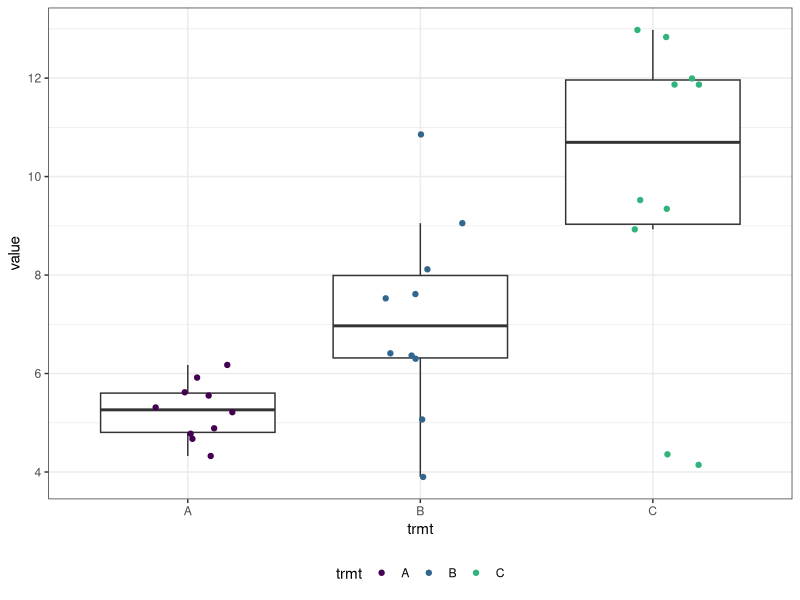
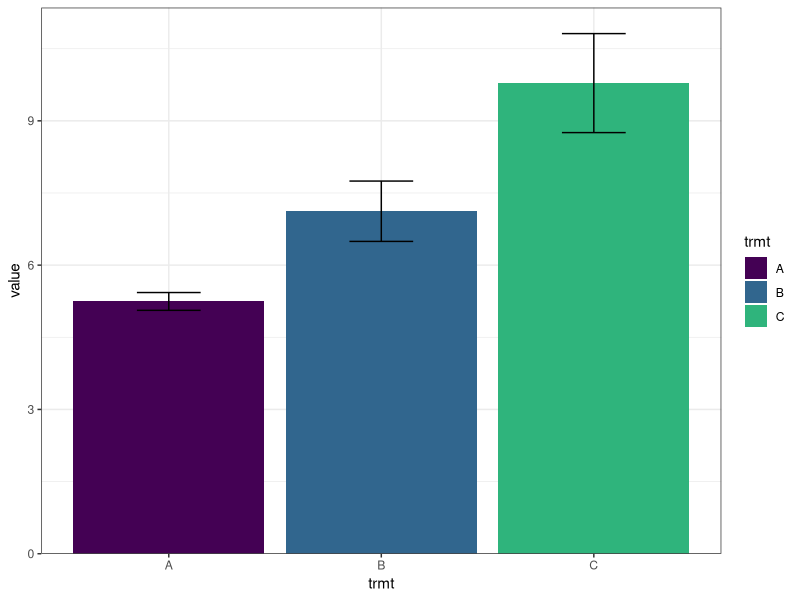
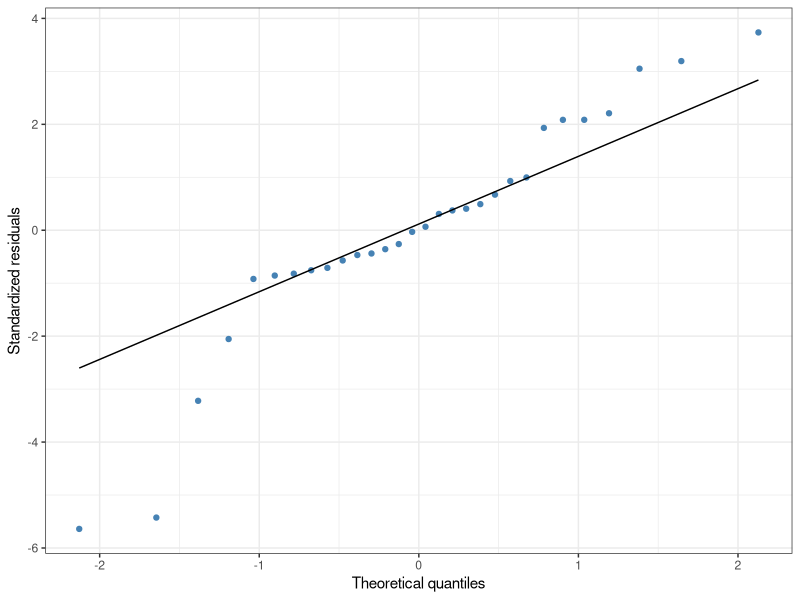
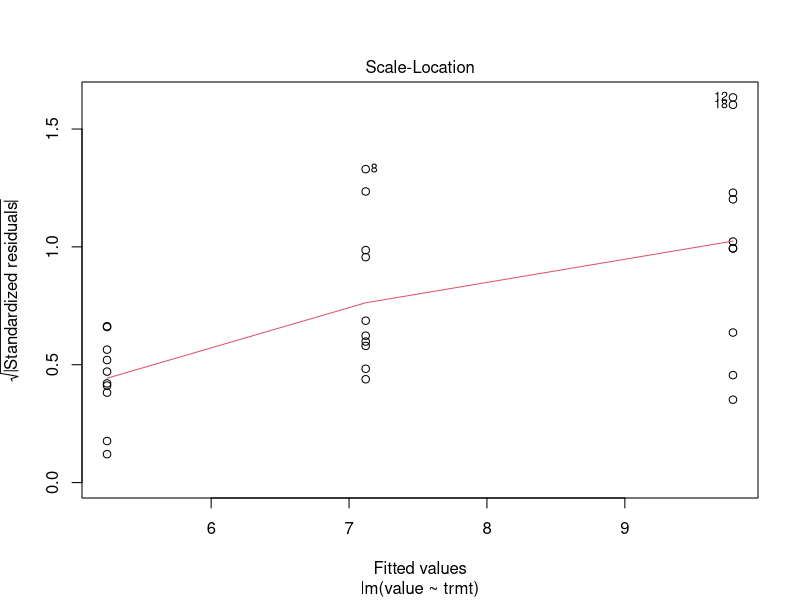
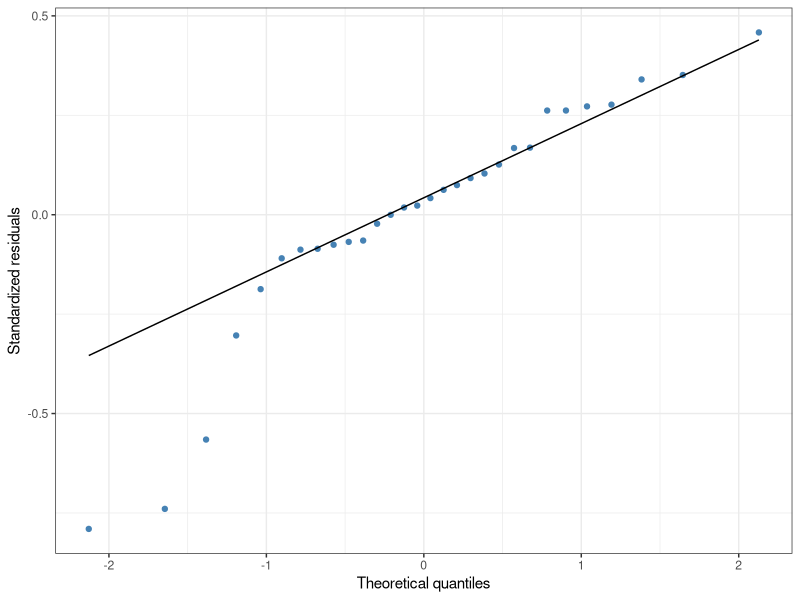
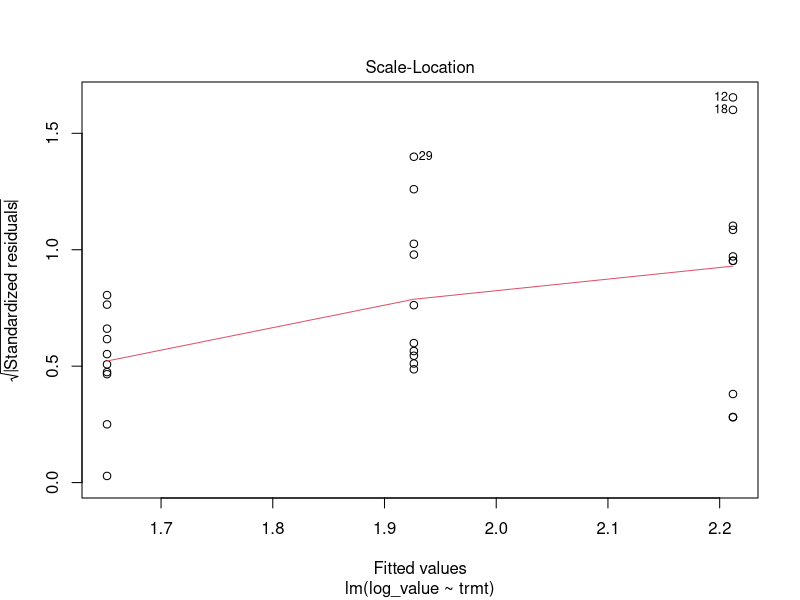

Write R code to recreate these figures, in order.
# R code to develop Shiny app for running ANOVAs or K-W tests
# Part 1 of 3: exploratory tables and plots, ANOVA assumptions, and transformations

#load packages
library(tidyverse)
library(broom)
library(rstatix)

#### Simulate data-=======================================================================================
### Create three vectors from random normal distribution
set.seed(101)
A<-rnorm(10,5,1)
B<-rnorm(10,8,2)
C<-rnorm(10,10,4)

### Combine vectors into a tibble (long format)
tibble(A,B,C) %>% 
  pivot_longer(cols=everything(),names_to="trmt",values_to="value") -> sampDF


### Create function to make tibble-------------------------------------------------------------------------
samp_maker<-function(n=10){
  tibble(
    A=rnorm(n,10,1),
    B=rnorm(n,14,3),
    C=rnorm(n,18,5)
  ) %>% 
    pivot_longer(cols=everything(),names_to="trmt",values_to="value")
}


#### Exploratory data analysis============================================================================
### Summary data table
sampDF %>%
  group_by(trmt) %>%
  summarize(across(value, list(n=length,min=min,median=median,mean=mean,max=max,sd=sd,se=function(x) sd(x)/sqrt(length(x))),.names="{.fn}"))

### Exploratory plots
## Boxplot
sampDF %>%
  ggplot(aes(x=trmt,y=value)) +
  geom_boxplot(outlier.shape=NA) +
  geom_point(aes(color=trmt),position=position_jitterdodge()) +
  scale_color_viridis_d(begin=0,end=0.65) +
  theme_bw() +
  theme(legend.position="bottom")

## Barplot
sampDF %>%
  ggplot(aes(x=trmt,y=value,fill=trmt)) +
  stat_summary(fun="mean",geom="bar") +
  stat_summary(fun.data="mean_se",geom="errorbar",width=0.3) +
  scale_fill_viridis_d(begin=0,end=0.65) +
  scale_y_continuous(expand=expansion(mult=c(0,0.05))) +
  theme_bw()


#### ANOVA assumptions=====================================================================================
### Pull residuals
mod<-lm(value~trmt,data=sampDF)
augment(mod)[,c("trmt","value",".resid")] %>%
  rename(resid=".resid") -> mod_residDF

### Test normality assumption
## Graphically
mod_residDF %>%
  ggplot(aes(sample=resid)) +
  stat_qq(color="steelblue") + 
  stat_qq_line() +
  labs(x="Theoretical quantiles",
       y="Standardized residuals") +
  theme_bw()
#many outliers at the tails

## Statistically
mod_residDF %>%
  shapiro_test(resid) 
#p=0.0235; non-normal


### Test equal variance assumption
## Graphically 
plot(mod,which=3)
#line is clearly not horizontal, so variance unequal

## Statistically
mod_residDF %>%
  levene_test(value~trmt)
#p=0.0113; unequal variance


### Create function to pull residuals------------------------------------------------------------------
residual_extracter<-function(data,y, trmt){
  mod<-lm(y~trmt,data)
  augment(mod)[,c("trmt","value",".resid")] %>%
    rename(resid=".resid") -> mod_residDF
  mod_residDF
}


#### Data transformations & ANOVA assumptions===========================================================
### Transform data
## Log 
sampDF %>%
  mutate(log_value=log(value)) -> sampDF_log

mod_log<-lm(log_value~trmt,data=sampDF_log)
augment(mod_log)[,c("trmt","log_value",".resid")] %>%
  rename(resid=".resid") -> mod_log_residDF


## Square-root
sampDF %>%
  mutate(sqrt_value=sqrt(value)) -> sampDF_sqrt

mod_sqrt<-lm(sqrt_value~trmt,data=sampDF_sqrt)
augment(mod_sqrt)[,c("trmt","sqrt_value",".resid")] %>%
  rename(resid=".resid") -> mod_sqrt_residDF


## Reciprocal
sampDF %>%
  mutate(recip_value=1/value) -> sampDF_recip

mod_recip<-lm(recip_value~trmt,data=sampDF_recip)
augment(mod_recip)[,c("trmt","recip_value",".resid")] %>%
  rename(resid=".resid") -> mod_recip_residDF


### Test assumptions (using log-transform as an example)
## Normality
# Graphically
mod_log_residDF %>%
  ggplot(aes(sample=resid)) +
  stat_qq(color="steelblue") + 
  stat_qq_line() +
  labs(x="Theoretical quantiles",
       y="Standardized residuals") +
  theme_bw()
#highly skewed tail; appears non-normal

# Statistically
mod_log_residDF %>%
  shapiro_test(resid) 
#p=0.0054; non-normal


## Equal variance
# Graphically
plot(mod_log,which=3)
#non horizontal; appears unequal

# Statistically
mod_log_residDF %>%
  levene_test(log_value~trmt)
#equal variance


### Create function to build DF of transformed values and residuals-----------------------------------------
data_transformer<-function(data,trans,test){
  data %>%
    mutate(trans_value=trans(value)) %>%
    lm(trans_value~trmt,.) %>%
    augment() %>%
    select(trmt,trans_value,resid=".resid") -> sampDF_trans
  sampDF_trans
}
